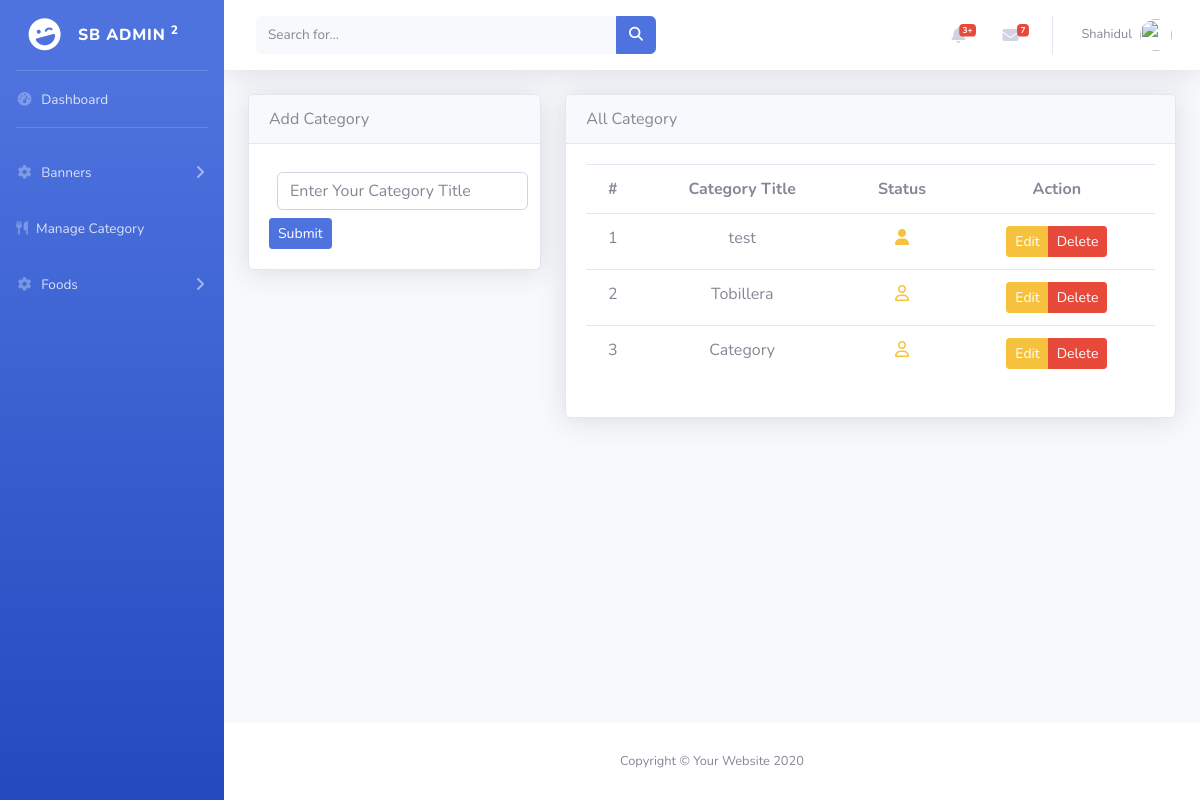
Before: /backend/categories.php (signed in) with the older database file.
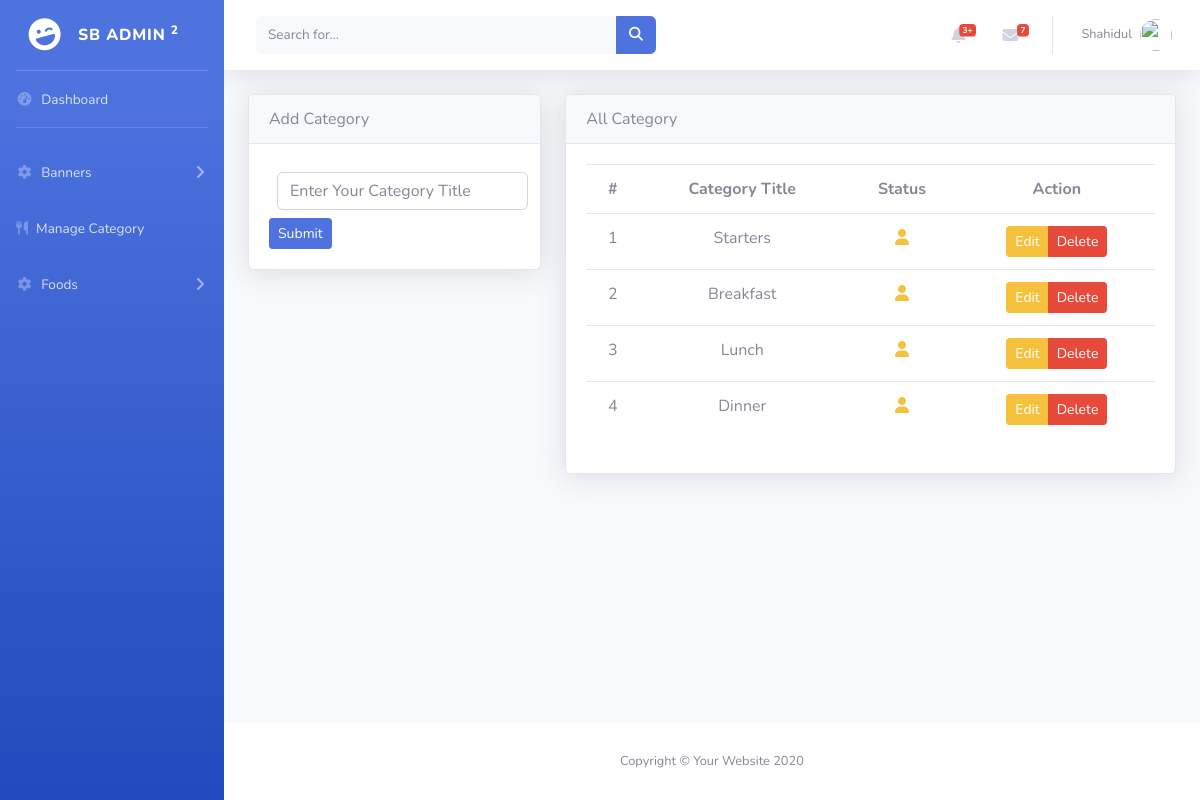
After: the same page with the newer database file.
### tables this page shows
CREATE TABLE `categories` (
  `id` int(11) NOT NULL,
  `category_title` varchar(100) NOT NULL,
  `status` tinyint(1) NOT NULL DEFAULT 1
);

### backend/categories.php (the view, shortened to what this page needs)
<?php
include_once "./backendLayouts/header.php";
include_once "../database/env.php";
$query = "SELECT * from categories";
$res = mysqli_query($conn,$query);
$categories = mysqli_fetch_all($res, 1);
$editedId = $_REQUEST['editedId'] ?? null;
?>
<main>
    <div class="container">
        <div class="row">
            <div class="col-lg-4">
                <div class="card shadow">
                    <div class="card-header"><?= $editedId ? 'Edit' : 'Add'?> Category</div>
                    <div class="card-body">
                        <form action="../controller/<?= $editedId ? 'categoryUpdate' : 'categoryStore'?>.php" method="POST">
                            <input value="<?=  $editedCategory['category_title'] ?? '' ?>" name="category_title" type="text" placeholder="Enter Your Category Title" class="form-control m-2">
                            <button class="btn btn-primary btn-sm">
                            <?= $editedId ? 'Update' : 'Submit'?>
                            </button>
                        </form>
                    </div>
                </div>
            </div>
            <div class="col-lg-8">
               <div class="card shadow">
                    <div class="card-header">All Category</div>
                    <div class="card-body">
                        <div class="table-responsive">
                            <table class="table text-center">
                                <tr>
                                    <th>#</th>
                                    <th>Category Title</th>
                                    <th>Status</th>
                                    <th>Action</th>
                                </tr>
                                <?php
                                foreach($categories as $key=> $category){
                                    ?>
                                <tr>
                                  <td><?= ++$key?></td>
                                  <td><?= $category['category_title']?></td>
                                  <td>
                                    <a href="../controller/categoryStatusUpdate.php?id=<?= $category['id']?>&status=<?= $category['status']?>" class="text-warning">
                                        <i class="fa-<?=$category['status'] == 1 ? 'solid' : 'regular' ?> fa-user"></i>
                                    </a>
                                  </td>
                                  <td>
                                    <div class="btn-group">
                                        <a href="./categories.php?editedId=<?=$category['id']?>" class="btn btn-sm btn-warning">Edit</a>
                                        <a href="../controller/categoryDelete.php?id=<?=$category['id']?>" class="deleteBtn btn btn-sm btn-danger">Delete</a>
                                    </div>
                                  </td>
                                </tr>
                                <?php
                                }
                                ?>
                            </table>
                        </div>
                    </div>
                </div>
            </div>
        </div>
    </div>
</main>
<?php
include_once "./backendLayouts/footer.php";
?>

Changed rows visible on the page:
changed categories: category_title "test" → "Starters"
changed categories: category_title "Tobillera" → "Breakfast"; status 0 → 1 (drawn)
changed categories: category_title "Category" → "Lunch"; status 0 → 1 (drawn)
added categories: category_title "Dinner", status 1 (drawn)
